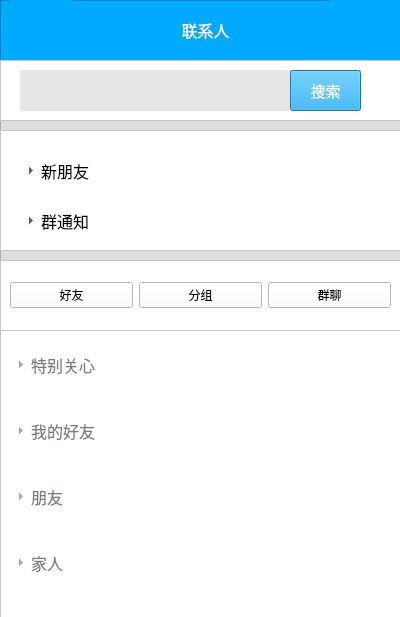
<?xml version="1.0" encoding="UTF-8"?>
<ui version="4.0">
 <class>Dialog</class>
 <widget class="QDialog" name="Dialog">
  <property name="geometry">
   <rect>
    <x>0</x>
    <y>0</y>
    <width>400</width>
    <height>617</height>
   </rect>
  </property>
  <property name="windowTitle">
   <string>Dialog</string>
  </property>
  <widget class="QFrame" name="frame">
   <property name="geometry">
    <rect>
     <x>0</x>
     <y>0</y>
     <width>401</width>
     <height>61</height>
    </rect>
   </property>
   <property name="styleSheet">
    <string notr="true">background-color: rgb(0, 170, 255);</string>
   </property>
   <property name="frameShape">
    <enum>QFrame::StyledPanel</enum>
   </property>
   <property name="frameShadow">
    <enum>QFrame::Raised</enum>
   </property>
   <widget class="QLabel" name="label">
    <property name="geometry">
     <rect>
      <x>160</x>
      <y>10</y>
      <width>91</width>
      <height>41</height>
     </rect>
    </property>
    <property name="font">
     <font>
      <family>微软雅黑</family>
     </font>
    </property>
    <property name="styleSheet">
     <string notr="true"/>
    </property>
    <property name="text">
     <string>&lt;html&gt;&lt;head/&gt;&lt;body&gt;&lt;p align=&quot;center&quot;&gt;&lt;span style=&quot; font-size:12pt; color:#ffffff;&quot;&gt;联系人&lt;/span&gt;&lt;/p&gt;&lt;/body&gt;&lt;/html&gt;</string>
    </property>
    <property name="textFormat">
     <enum>Qt::AutoText</enum>
    </property>
    <property name="scaledContents">
     <bool>false</bool>
    </property>
   </widget>
   <widget class="QLabel" name="label_2">
    <property name="geometry">
     <rect>
      <x>10</x>
      <y>0</y>
      <width>61</width>
      <height>71</height>
     </rect>
    </property>
    <property name="text">
     <string>&lt;html&gt;&lt;head/&gt;&lt;body&gt;&lt;p&gt;&lt;img src=&quot;:/QQ-1/QQ-3.jpg&quot;/&gt;&lt;/p&gt;&lt;/body&gt;&lt;/html&gt;</string>
    </property>
   </widget>
   <widget class="QLabel" name="label_3">
    <property name="geometry">
     <rect>
      <x>330</x>
      <y>-10</y>
      <width>72</width>
      <height>81</height>
     </rect>
    </property>
    <property name="text">
     <string>&lt;html&gt;&lt;head/&gt;&lt;body&gt;&lt;p&gt;&lt;img src=&quot;:/QQ-1/QQ-5.jpg&quot;/&gt;&lt;/p&gt;&lt;/body&gt;&lt;/html&gt;</string>
    </property>
   </widget>
  </widget>
  <widget class="QFrame" name="frame_2">
   <property name="geometry">
    <rect>
     <x>0</x>
     <y>60</y>
     <width>401</width>
     <height>561</height>
    </rect>
   </property>
   <property name="font">
    <font>
     <underline>false</underline>
    </font>
   </property>
   <property name="styleSheet">
    <string notr="true">background-color: rgb(222, 222, 222);
border-color: rgb(230, 230, 230);</string>
   </property>
   <property name="frameShape">
    <enum>QFrame::StyledPanel</enum>
   </property>
   <property name="frameShadow">
    <enum>QFrame::Raised</enum>
   </property>
   <widget class="QFrame" name="frame_3">
    <property name="geometry">
     <rect>
      <x>0</x>
      <y>250</y>
      <width>401</width>
      <height>311</height>
     </rect>
    </property>
    <property name="font">
     <font>
      <underline>false</underline>
     </font>
    </property>
    <property name="styleSheet">
     <string notr="true">background-color: rgb(255, 255, 255);
border-color: rgb(230, 230, 230);</string>
    </property>
    <property name="frameShape">
     <enum>QFrame::StyledPanel</enum>
    </property>
    <property name="frameShadow">
     <enum>QFrame::Raised</enum>
    </property>
    <layout class="QVBoxLayout" name="verticalLayout">
     <item>
      <widget class="QToolButton" name="toolButton_5">
       <property name="palette">
        <palette>
         <active>
          <colorrole role="WindowText">
           <brush brushstyle="SolidPattern">
            <color alpha="255">
             <red>116</red>
             <green>116</green>
             <blue>116</blue>
            </color>
           </brush>
          </colorrole>
          <colorrole role="Button">
           <brush brushstyle="SolidPattern">
            <color alpha="255">
             <red>255</red>
             <green>255</green>
             <blue>255</blue>
            </color>
           </brush>
          </colorrole>
          <colorrole role="Text">
           <brush brushstyle="SolidPattern">
            <color alpha="255">
             <red>135</red>
             <green>135</green>
             <blue>135</blue>
            </color>
           </brush>
          </colorrole>
          <colorrole role="ButtonText">
           <brush brushstyle="SolidPattern">
            <color alpha="255">
             <red>120</red>
             <green>126</green>
             <blue>136</blue>
            </color>
           </brush>
          </colorrole>
          <colorrole role="Base">
           <brush brushstyle="SolidPattern">
            <color alpha="255">
             <red>255</red>
             <green>255</green>
             <blue>255</blue>
            </color>
           </brush>
          </colorrole>
          <colorrole role="Window">
           <brush brushstyle="SolidPattern">
            <color alpha="255">
             <red>255</red>
             <green>255</green>
             <blue>255</blue>
            </color>
           </brush>
          </colorrole>
         </active>
         <inactive>
          <colorrole role="WindowText">
           <brush brushstyle="SolidPattern">
            <color alpha="255">
             <red>116</red>
             <green>116</green>
             <blue>116</blue>
            </color>
           </brush>
          </colorrole>
          <colorrole role="Button">
           <brush brushstyle="SolidPattern">
            <color alpha="255">
             <red>255</red>
             <green>255</green>
             <blue>255</blue>
            </color>
           </brush>
          </colorrole>
          <colorrole role="Text">
           <brush brushstyle="SolidPattern">
            <color alpha="255">
             <red>135</red>
             <green>135</green>
             <blue>135</blue>
            </color>
           </brush>
          </colorrole>
          <colorrole role="ButtonText">
           <brush brushstyle="SolidPattern">
            <color alpha="255">
             <red>120</red>
             <green>126</green>
             <blue>136</blue>
            </color>
           </brush>
          </colorrole>
          <colorrole role="Base">
           <brush brushstyle="SolidPattern">
            <color alpha="255">
             <red>255</red>
             <green>255</green>
             <blue>255</blue>
            </color>
           </brush>
          </colorrole>
          <colorrole role="Window">
           <brush brushstyle="SolidPattern">
            <color alpha="255">
             <red>255</red>
             <green>255</green>
             <blue>255</blue>
            </color>
           </brush>
          </colorrole>
         </inactive>
         <disabled>
          <colorrole role="WindowText">
           <brush brushstyle="SolidPattern">
            <color alpha="255">
             <red>120</red>
             <green>120</green>
             <blue>120</blue>
            </color>
           </brush>
          </colorrole>
          <colorrole role="Button">
           <brush brushstyle="SolidPattern">
            <color alpha="255">
             <red>255</red>
             <green>255</green>
             <blue>255</blue>
            </color>
           </brush>
          </colorrole>
          <colorrole role="Text">
           <brush brushstyle="SolidPattern">
            <color alpha="255">
             <red>120</red>
             <green>120</green>
             <blue>120</blue>
            </color>
           </brush>
          </colorrole>
          <colorrole role="ButtonText">
           <brush brushstyle="SolidPattern">
            <color alpha="255">
             <red>120</red>
             <green>120</green>
             <blue>120</blue>
            </color>
           </brush>
          </colorrole>
          <colorrole role="Base">
           <brush brushstyle="SolidPattern">
            <color alpha="255">
             <red>255</red>
             <green>255</green>
             <blue>255</blue>
            </color>
           </brush>
          </colorrole>
          <colorrole role="Window">
           <brush brushstyle="SolidPattern">
            <color alpha="255">
             <red>255</red>
             <green>255</green>
             <blue>255</blue>
            </color>
           </brush>
          </colorrole>
         </disabled>
        </palette>
       </property>
       <property name="font">
        <font>
         <family>宋体</family>
         <pointsize>12</pointsize>
         <weight>50</weight>
         <italic>false</italic>
         <bold>false</bold>
        </font>
       </property>
       <property name="text">
        <string>特别关心</string>
       </property>
       <property name="checkable">
        <bool>false</bool>
       </property>
       <property name="popupMode">
        <enum>QToolButton::DelayedPopup</enum>
       </property>
       <property name="toolButtonStyle">
        <enum>Qt::ToolButtonTextBesideIcon</enum>
       </property>
       <property name="autoRaise">
        <bool>true</bool>
       </property>
       <property name="arrowType">
        <enum>Qt::RightArrow</enum>
       </property>
      </widget>
     </item>
     <item>
      <widget class="QToolButton" name="toolButton_6">
       <property name="palette">
        <palette>
         <active>
          <colorrole role="WindowText">
           <brush brushstyle="SolidPattern">
            <color alpha="255">
             <red>116</red>
             <green>116</green>
             <blue>116</blue>
            </color>
           </brush>
          </colorrole>
          <colorrole role="Button">
           <brush brushstyle="SolidPattern">
            <color alpha="255">
             <red>255</red>
             <green>255</green>
             <blue>255</blue>
            </color>
           </brush>
          </colorrole>
          <colorrole role="Text">
           <brush brushstyle="SolidPattern">
            <color alpha="255">
             <red>135</red>
             <green>135</green>
             <blue>135</blue>
            </color>
           </brush>
          </colorrole>
          <colorrole role="ButtonText">
           <brush brushstyle="SolidPattern">
            <color alpha="255">
             <red>120</red>
             <green>126</green>
             <blue>136</blue>
            </color>
           </brush>
          </colorrole>
          <colorrole role="Base">
           <brush brushstyle="SolidPattern">
            <color alpha="255">
             <red>255</red>
             <green>255</green>
             <blue>255</blue>
            </color>
           </brush>
          </colorrole>
          <colorrole role="Window">
           <brush brushstyle="SolidPattern">
            <color alpha="255">
             <red>255</red>
             <green>255</green>
             <blue>255</blue>
            </color>
           </brush>
          </colorrole>
         </active>
         <inactive>
          <colorrole role="WindowText">
           <brush brushstyle="SolidPattern">
            <color alpha="255">
             <red>116</red>
             <green>116</green>
             <blue>116</blue>
            </color>
           </brush>
          </colorrole>
          <colorrole role="Button">
           <brush brushstyle="SolidPattern">
            <color alpha="255">
             <red>255</red>
             <green>255</green>
             <blue>255</blue>
            </color>
           </brush>
          </colorrole>
          <colorrole role="Text">
           <brush brushstyle="SolidPattern">
            <color alpha="255">
             <red>135</red>
             <green>135</green>
             <blue>135</blue>
            </color>
           </brush>
          </colorrole>
          <colorrole role="ButtonText">
           <brush brushstyle="SolidPattern">
            <color alpha="255">
             <red>120</red>
             <green>126</green>
             <blue>136</blue>
            </color>
           </brush>
          </colorrole>
          <colorrole role="Base">
           <brush brushstyle="SolidPattern">
            <color alpha="255">
             <red>255</red>
             <green>255</green>
             <blue>255</blue>
            </color>
           </brush>
          </colorrole>
          <colorrole role="Window">
           <brush brushstyle="SolidPattern">
            <color alpha="255">
             <red>255</red>
             <green>255</green>
             <blue>255</blue>
            </color>
           </brush>
          </colorrole>
         </inactive>
         <disabled>
          <colorrole role="WindowText">
           <brush brushstyle="SolidPattern">
            <color alpha="255">
             <red>120</red>
             <green>120</green>
             <blue>120</blue>
            </color>
           </brush>
          </colorrole>
          <colorrole role="Button">
           <brush brushstyle="SolidPattern">
            <color alpha="255">
             <red>255</red>
             <green>255</green>
             <blue>255</blue>
            </color>
           </brush>
          </colorrole>
          <colorrole role="Text">
           <brush brushstyle="SolidPattern">
            <color alpha="255">
             <red>120</red>
             <green>120</green>
             <blue>120</blue>
            </color>
           </brush>
          </colorrole>
          <colorrole role="ButtonText">
           <brush brushstyle="SolidPattern">
            <color alpha="255">
             <red>120</red>
             <green>120</green>
             <blue>120</blue>
            </color>
           </brush>
          </colorrole>
          <colorrole role="Base">
           <brush brushstyle="SolidPattern">
            <color alpha="255">
             <red>255</red>
             <green>255</green>
             <blue>255</blue>
            </color>
           </brush>
          </colorrole>
          <colorrole role="Window">
           <brush brushstyle="SolidPattern">
            <color alpha="255">
             <red>255</red>
             <green>255</green>
             <blue>255</blue>
            </color>
           </brush>
          </colorrole>
         </disabled>
        </palette>
       </property>
       <property name="font">
        <font>
         <family>宋体</family>
         <pointsize>12</pointsize>
         <weight>50</weight>
         <italic>false</italic>
         <bold>false</bold>
        </font>
       </property>
       <property name="text">
        <string>我的好友</string>
       </property>
       <property name="checkable">
        <bool>false</bool>
       </property>
       <property name="popupMode">
        <enum>QToolButton::DelayedPopup</enum>
       </property>
       <property name="toolButtonStyle">
        <enum>Qt::ToolButtonTextBesideIcon</enum>
       </property>
       <property name="autoRaise">
        <bool>true</bool>
       </property>
       <property name="arrowType">
        <enum>Qt::RightArrow</enum>
       </property>
      </widget>
     </item>
     <item>
      <widget class="QToolButton" name="toolButton_7">
       <property name="palette">
        <palette>
         <active>
          <colorrole role="WindowText">
           <brush brushstyle="SolidPattern">
            <color alpha="255">
             <red>116</red>
             <green>116</green>
             <blue>116</blue>
            </color>
           </brush>
          </colorrole>
          <colorrole role="Button">
           <brush brushstyle="SolidPattern">
            <color alpha="255">
             <red>255</red>
             <green>255</green>
             <blue>255</blue>
            </color>
           </brush>
          </colorrole>
          <colorrole role="Text">
           <brush brushstyle="SolidPattern">
            <color alpha="255">
             <red>135</red>
             <green>135</green>
             <blue>135</blue>
            </color>
           </brush>
          </colorrole>
          <colorrole role="ButtonText">
           <brush brushstyle="SolidPattern">
            <color alpha="255">
             <red>120</red>
             <green>126</green>
             <blue>136</blue>
            </color>
           </brush>
          </colorrole>
          <colorrole role="Base">
           <brush brushstyle="SolidPattern">
            <color alpha="255">
             <red>255</red>
             <green>255</green>
             <blue>255</blue>
            </color>
           </brush>
          </colorrole>
          <colorrole role="Window">
           <brush brushstyle="SolidPattern">
            <color alpha="255">
             <red>255</red>
             <green>255</green>
             <blue>255</blue>
            </color>
           </brush>
          </colorrole>
         </active>
         <inactive>
          <colorrole role="WindowText">
           <brush brushstyle="SolidPattern">
            <color alpha="255">
             <red>116</red>
             <green>116</green>
             <blue>116</blue>
            </color>
           </brush>
          </colorrole>
          <colorrole role="Button">
           <brush brushstyle="SolidPattern">
            <color alpha="255">
             <red>255</red>
             <green>255</green>
             <blue>255</blue>
            </color>
           </brush>
          </colorrole>
          <colorrole role="Text">
           <brush brushstyle="SolidPattern">
            <color alpha="255">
             <red>135</red>
             <green>135</green>
             <blue>135</blue>
            </color>
           </brush>
          </colorrole>
          <colorrole role="ButtonText">
           <brush brushstyle="SolidPattern">
            <color alpha="255">
             <red>120</red>
             <green>126</green>
             <blue>136</blue>
            </color>
           </brush>
          </colorrole>
          <colorrole role="Base">
           <brush brushstyle="SolidPattern">
            <color alpha="255">
             <red>255</red>
             <green>255</green>
             <blue>255</blue>
            </color>
           </brush>
          </colorrole>
          <colorrole role="Window">
           <brush brushstyle="SolidPattern">
            <color alpha="255">
             <red>255</red>
             <green>255</green>
             <blue>255</blue>
            </color>
           </brush>
          </colorrole>
         </inactive>
         <disabled>
          <colorrole role="WindowText">
           <brush brushstyle="SolidPattern">
            <color alpha="255">
             <red>120</red>
             <green>120</green>
             <blue>120</blue>
            </color>
           </brush>
          </colorrole>
          <colorrole role="Button">
           <brush brushstyle="SolidPattern">
            <color alpha="255">
             <red>255</red>
             <green>255</green>
             <blue>255</blue>
            </color>
           </brush>
          </colorrole>
          <colorrole role="Text">
           <brush brushstyle="SolidPattern">
            <color alpha="255">
             <red>120</red>
             <green>120</green>
             <blue>120</blue>
            </color>
           </brush>
          </colorrole>
          <colorrole role="ButtonText">
           <brush brushstyle="SolidPattern">
            <color alpha="255">
             <red>120</red>
             <green>120</green>
             <blue>120</blue>
            </color>
           </brush>
          </colorrole>
          <colorrole role="Base">
           <brush brushstyle="SolidPattern">
            <color alpha="255">
             <red>255</red>
             <green>255</green>
             <blue>255</blue>
            </color>
           </brush>
          </colorrole>
          <colorrole role="Window">
           <brush brushstyle="SolidPattern">
            <color alpha="255">
             <red>255</red>
             <green>255</green>
             <blue>255</blue>
            </color>
           </brush>
          </colorrole>
         </disabled>
        </palette>
       </property>
       <property name="font">
        <font>
         <family>宋体</family>
         <pointsize>12</pointsize>
         <weight>50</weight>
         <italic>false</italic>
         <bold>false</bold>
        </font>
       </property>
       <property name="text">
        <string>朋友</string>
       </property>
       <property name="checkable">
        <bool>false</bool>
       </property>
       <property name="popupMode">
        <enum>QToolButton::DelayedPopup</enum>
       </property>
       <property name="toolButtonStyle">
        <enum>Qt::ToolButtonTextBesideIcon</enum>
       </property>
       <property name="autoRaise">
        <bool>true</bool>
       </property>
       <property name="arrowType">
        <enum>Qt::RightArrow</enum>
       </property>
      </widget>
     </item>
     <item>
      <widget class="QToolButton" name="toolButton_8">
       <property name="palette">
        <palette>
         <active>
          <colorrole role="WindowText">
           <brush brushstyle="SolidPattern">
            <color alpha="255">
             <red>116</red>
             <green>116</green>
             <blue>116</blue>
            </color>
           </brush>
          </colorrole>
          <colorrole role="Button">
           <brush brushstyle="SolidPattern">
            <color alpha="255">
             <red>255</red>
             <green>255</green>
             <blue>255</blue>
            </color>
           </brush>
          </colorrole>
          <colorrole role="Text">
           <brush brushstyle="SolidPattern">
            <color alpha="255">
             <red>135</red>
             <green>135</green>
             <blue>135</blue>
            </color>
           </brush>
          </colorrole>
          <colorrole role="ButtonText">
           <brush brushstyle="SolidPattern">
            <color alpha="255">
             <red>120</red>
             <green>126</green>
             <blue>136</blue>
            </color>
           </brush>
          </colorrole>
          <colorrole role="Base">
           <brush brushstyle="SolidPattern">
            <color alpha="255">
             <red>255</red>
             <green>255</green>
             <blue>255</blue>
            </color>
           </brush>
          </colorrole>
          <colorrole role="Window">
           <brush brushstyle="SolidPattern">
            <color alpha="255">
             <red>255</red>
             <green>255</green>
             <blue>255</blue>
            </color>
           </brush>
          </colorrole>
         </active>
         <inactive>
          <colorrole role="WindowText">
           <brush brushstyle="SolidPattern">
            <color alpha="255">
             <red>116</red>
             <green>116</green>
             <blue>116</blue>
            </color>
           </brush>
          </colorrole>
          <colorrole role="Button">
           <brush brushstyle="SolidPattern">
            <color alpha="255">
             <red>255</red>
             <green>255</green>
             <blue>255</blue>
            </color>
           </brush>
          </colorrole>
          <colorrole role="Text">
           <brush brushstyle="SolidPattern">
            <color alpha="255">
             <red>135</red>
             <green>135</green>
             <blue>135</blue>
            </color>
           </brush>
          </colorrole>
          <colorrole role="ButtonText">
           <brush brushstyle="SolidPattern">
            <color alpha="255">
             <red>120</red>
             <green>126</green>
             <blue>136</blue>
            </color>
           </brush>
          </colorrole>
          <colorrole role="Base">
           <brush brushstyle="SolidPattern">
            <color alpha="255">
             <red>255</red>
             <green>255</green>
             <blue>255</blue>
            </color>
           </brush>
          </colorrole>
          <colorrole role="Window">
           <brush brushstyle="SolidPattern">
            <color alpha="255">
             <red>255</red>
             <green>255</green>
             <blue>255</blue>
            </color>
           </brush>
          </colorrole>
         </inactive>
         <disabled>
          <colorrole role="WindowText">
           <brush brushstyle="SolidPattern">
            <color alpha="255">
             <red>120</red>
             <green>120</green>
             <blue>120</blue>
            </color>
           </brush>
          </colorrole>
          <colorrole role="Button">
           <brush brushstyle="SolidPattern">
            <color alpha="255">
             <red>255</red>
             <green>255</green>
             <blue>255</blue>
            </color>
           </brush>
          </colorrole>
          <colorrole role="Text">
           <brush brushstyle="SolidPattern">
            <color alpha="255">
             <red>120</red>
             <green>120</green>
             <blue>120</blue>
            </color>
           </brush>
          </colorrole>
          <colorrole role="ButtonText">
           <brush brushstyle="SolidPattern">
            <color alpha="255">
             <red>120</red>
             <green>120</green>
             <blue>120</blue>
            </color>
           </brush>
          </colorrole>
          <colorrole role="Base">
           <brush brushstyle="SolidPattern">
            <color alpha="255">
             <red>255</red>
             <green>255</green>
             <blue>255</blue>
            </color>
           </brush>
          </colorrole>
          <colorrole role="Window">
           <brush brushstyle="SolidPattern">
            <color alpha="255">
             <red>255</red>
             <green>255</green>
             <blue>255</blue>
            </color>
           </brush>
          </colorrole>
         </disabled>
        </palette>
       </property>
       <property name="font">
        <font>
         <family>宋体</family>
         <pointsize>12</pointsize>
         <weight>50</weight>
         <italic>false</italic>
         <bold>false</bold>
        </font>
       </property>
       <property name="text">
        <string>家人</string>
       </property>
       <property name="checkable">
        <bool>false</bool>
       </property>
       <property name="popupMode">
        <enum>QToolButton::DelayedPopup</enum>
       </property>
       <property name="toolButtonStyle">
        <enum>Qt::ToolButtonTextBesideIcon</enum>
       </property>
       <property name="autoRaise">
        <bool>true</bool>
       </property>
       <property name="arrowType">
        <enum>Qt::RightArrow</enum>
       </property>
      </widget>
     </item>
    </layout>
   </widget>
   <widget class="QFrame" name="frame_5">
    <property name="geometry">
     <rect>
      <x>0</x>
      <y>0</y>
      <width>401</width>
      <height>61</height>
     </rect>
    </property>
    <property name="font">
     <font>
      <underline>false</underline>
     </font>
    </property>
    <property name="styleSheet">
     <string notr="true">background-color: rgb(255, 255, 255);
border-color: rgb(230, 230, 230);</string>
    </property>
    <property name="frameShape">
     <enum>QFrame::StyledPanel</enum>
    </property>
    <property name="frameShadow">
     <enum>QFrame::Raised</enum>
    </property>
    <widget class="QLineEdit" name="lineEdit_2">
     <property name="geometry">
      <rect>
       <x>20</x>
       <y>10</y>
       <width>341</width>
       <height>41</height>
      </rect>
     </property>
     <property name="font">
      <font>
       <family>新宋体</family>
       <pointsize>10</pointsize>
      </font>
     </property>
     <property name="styleSheet">
      <string notr="true">background-color: rgb(230, 230, 230);
selection-background-color: rgb(255, 255, 255);
border-color: rgb(230, 230, 230);</string>
     </property>
     <property name="inputMask">
      <string/>
     </property>
     <property name="text">
      <string/>
     </property>
     <property name="maxLength">
      <number>32768</number>
     </property>
     <property name="frame">
      <bool>false</bool>
     </property>
     <property name="cursorPosition">
      <number>0</number>
     </property>
    </widget>
    <widget class="QPushButton" name="pushButton_2">
     <property name="geometry">
      <rect>
       <x>290</x>
       <y>10</y>
       <width>71</width>
       <height>41</height>
      </rect>
     </property>
     <property name="palette">
      <palette>
       <active>
        <colorrole role="WindowText">
         <brush brushstyle="SolidPattern">
          <color alpha="255">
           <red>255</red>
           <green>255</green>
           <blue>255</blue>
          </color>
         </brush>
        </colorrole>
        <colorrole role="Button">
         <brush brushstyle="SolidPattern">
          <color alpha="255">
           <red>0</red>
           <green>170</green>
           <blue>255</blue>
          </color>
         </brush>
        </colorrole>
        <colorrole role="Text">
         <brush brushstyle="SolidPattern">
          <color alpha="255">
           <red>255</red>
           <green>255</green>
           <blue>255</blue>
          </color>
         </brush>
        </colorrole>
        <colorrole role="ButtonText">
         <brush brushstyle="SolidPattern">
          <color alpha="255">
           <red>255</red>
           <green>255</green>
           <blue>255</blue>
          </color>
         </brush>
        </colorrole>
        <colorrole role="Base">
         <brush brushstyle="SolidPattern">
          <color alpha="255">
           <red>0</red>
           <green>170</green>
           <blue>255</blue>
          </color>
         </brush>
        </colorrole>
        <colorrole role="Window">
         <brush brushstyle="SolidPattern">
          <color alpha="255">
           <red>0</red>
           <green>170</green>
           <blue>255</blue>
          </color>
         </brush>
        </colorrole>
        <colorrole role="ToolTipText">
         <brush brushstyle="SolidPattern">
          <color alpha="255">
           <red>255</red>
           <green>255</green>
           <blue>255</blue>
          </color>
         </brush>
        </colorrole>
       </active>
       <inactive>
        <colorrole role="WindowText">
         <brush brushstyle="SolidPattern">
          <color alpha="255">
           <red>255</red>
           <green>255</green>
           <blue>255</blue>
          </color>
         </brush>
        </colorrole>
        <colorrole role="Button">
         <brush brushstyle="SolidPattern">
          <color alpha="255">
           <red>0</red>
           <green>170</green>
           <blue>255</blue>
          </color>
         </brush>
        </colorrole>
        <colorrole role="Text">
         <brush brushstyle="SolidPattern">
          <color alpha="255">
           <red>255</red>
           <green>255</green>
           <blue>255</blue>
          </color>
         </brush>
        </colorrole>
        <colorrole role="ButtonText">
         <brush brushstyle="SolidPattern">
          <color alpha="255">
           <red>255</red>
           <green>255</green>
           <blue>255</blue>
          </color>
         </brush>
        </colorrole>
        <colorrole role="Base">
         <brush brushstyle="SolidPattern">
          <color alpha="255">
           <red>0</red>
           <green>170</green>
           <blue>255</blue>
          </color>
         </brush>
        </colorrole>
        <colorrole role="Window">
         <brush brushstyle="SolidPattern">
          <color alpha="255">
           <red>0</red>
           <green>170</green>
           <blue>255</blue>
          </color>
         </brush>
        </colorrole>
        <colorrole role="ToolTipText">
         <brush brushstyle="SolidPattern">
          <color alpha="255">
           <red>255</red>
           <green>255</green>
           <blue>255</blue>
          </color>
         </brush>
        </colorrole>
       </inactive>
       <disabled>
        <colorrole role="WindowText">
         <brush brushstyle="SolidPattern">
          <color alpha="255">
           <red>120</red>
           <green>120</green>
           <blue>120</blue>
          </color>
         </brush>
        </colorrole>
        <colorrole role="Button">
         <brush brushstyle="SolidPattern">
          <color alpha="255">
           <red>0</red>
           <green>170</green>
           <blue>255</blue>
          </color>
         </brush>
        </colorrole>
        <colorrole role="Text">
         <brush brushstyle="SolidPattern">
          <color alpha="255">
           <red>120</red>
           <green>120</green>
           <blue>120</blue>
          </color>
         </brush>
        </colorrole>
        <colorrole role="ButtonText">
         <brush brushstyle="SolidPattern">
          <color alpha="255">
           <red>120</red>
           <green>120</green>
           <blue>120</blue>
          </color>
         </brush>
        </colorrole>
        <colorrole role="Base">
         <brush brushstyle="SolidPattern">
          <color alpha="255">
           <red>0</red>
           <green>170</green>
           <blue>255</blue>
          </color>
         </brush>
        </colorrole>
        <colorrole role="Window">
         <brush brushstyle="SolidPattern">
          <color alpha="255">
           <red>0</red>
           <green>170</green>
           <blue>255</blue>
          </color>
         </brush>
        </colorrole>
        <colorrole role="ToolTipText">
         <brush brushstyle="SolidPattern">
          <color alpha="255">
           <red>255</red>
           <green>255</green>
           <blue>255</blue>
          </color>
         </brush>
        </colorrole>
       </disabled>
      </palette>
     </property>
     <property name="font">
      <font>
       <family>等线</family>
       <pointsize>11</pointsize>
      </font>
     </property>
     <property name="styleSheet">
      <string notr="true">background-color: rgb(0, 170, 255);</string>
     </property>
     <property name="text">
      <string>搜索</string>
     </property>
     <property name="autoDefault">
      <bool>true</bool>
     </property>
     <property name="default">
      <bool>false</bool>
     </property>
     <property name="flat">
      <bool>false</bool>
     </property>
    </widget>
   </widget>
   <widget class="QFrame" name="frame_4">
    <property name="geometry">
     <rect>
      <x>0</x>
      <y>200</y>
      <width>401</width>
      <height>71</height>
     </rect>
    </property>
    <property name="font">
     <font>
      <underline>false</underline>
     </font>
    </property>
    <property name="styleSheet">
     <string notr="true">background-color: rgb(255, 255, 255);
border-color: rgb(230, 230, 230);</string>
    </property>
    <property name="frameShape">
     <enum>QFrame::StyledPanel</enum>
    </property>
    <property name="frameShadow">
     <enum>QFrame::Raised</enum>
    </property>
    <layout class="QHBoxLayout" name="horizontalLayout">
     <item>
      <widget class="QPushButton" name="pushButton_3">
       <property name="text">
        <string>好友</string>
       </property>
      </widget>
     </item>
     <item>
      <widget class="QPushButton" name="pushButton_4">
       <property name="text">
        <string>分组</string>
       </property>
      </widget>
     </item>
     <item>
      <widget class="QPushButton" name="pushButton_5">
       <property name="text">
        <string>群聊</string>
       </property>
      </widget>
     </item>
    </layout>
   </widget>
   <widget class="QFrame" name="frame_6">
    <property name="geometry">
     <rect>
      <x>0</x>
      <y>70</y>
      <width>401</width>
      <height>121</height>
     </rect>
    </property>
    <property name="font">
     <font>
      <underline>false</underline>
     </font>
    </property>
    <property name="styleSheet">
     <string notr="true">background-color: rgb(255, 255, 255);
border-color: rgb(230, 230, 230);</string>
    </property>
    <property name="frameShape">
     <enum>QFrame::StyledPanel</enum>
    </property>
    <property name="frameShadow">
     <enum>QFrame::Raised</enum>
    </property>
    <widget class="QToolButton" name="toolButton">
     <property name="geometry">
      <rect>
       <x>20</x>
       <y>20</y>
       <width>361</width>
       <height>41</height>
      </rect>
     </property>
     <property name="font">
      <font>
       <family>宋体</family>
       <pointsize>12</pointsize>
      </font>
     </property>
     <property name="text">
      <string>新朋友</string>
     </property>
     <property name="toolButtonStyle">
      <enum>Qt::ToolButtonTextBesideIcon</enum>
     </property>
     <property name="autoRaise">
      <bool>true</bool>
     </property>
     <property name="arrowType">
      <enum>Qt::RightArrow</enum>
     </property>
    </widget>
    <widget class="QToolButton" name="toolButton_2">
     <property name="geometry">
      <rect>
       <x>20</x>
       <y>70</y>
       <width>361</width>
       <height>41</height>
      </rect>
     </property>
     <property name="font">
      <font>
       <family>宋体</family>
       <pointsize>12</pointsize>
      </font>
     </property>
     <property name="text">
      <string>群通知</string>
     </property>
     <property name="toolButtonStyle">
      <enum>Qt::ToolButtonTextBesideIcon</enum>
     </property>
     <property name="autoRaise">
      <bool>true</bool>
     </property>
     <property name="arrowType">
      <enum>Qt::RightArrow</enum>
     </property>
    </widget>
   </widget>
  </widget>
 </widget>
 <resources>
  <include location="tuku.qrc"/>
 </resources>
 <connections/>
</ui>
